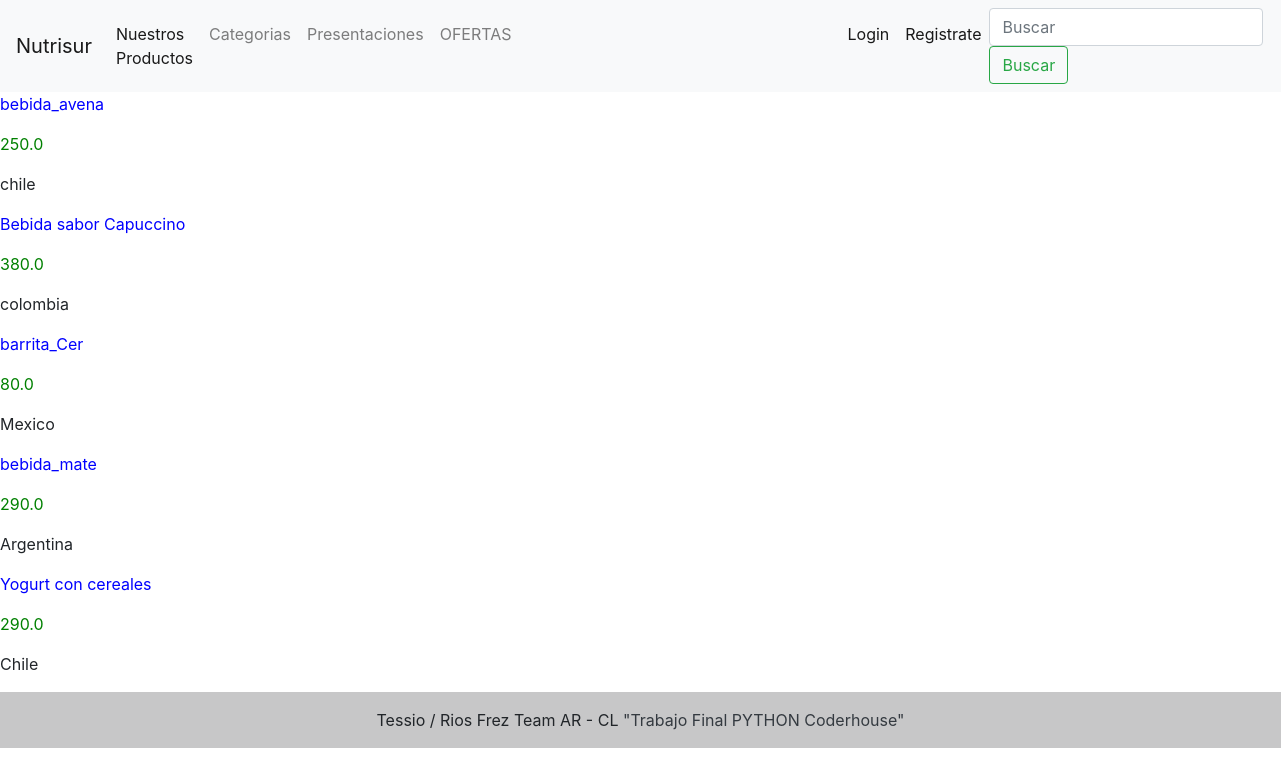
The app's page /Healthdrink/ with its own data.
### nutrisur/models.py (models this page shows)
class Healthdrink(models.Model):
    name = models.CharField(max_length=40)
    description = models.CharField(max_length=500,null=True,blank=True)
    price = models.FloatField()
    country = models.CharField(max_length=40)

### nutrisur/views.py (the view)
# urls.py: path('Healthdrink/', products, name ='Healthdrink'),
def products(request):
    consulta = Healthdrink.objects.all()
    context = {'Healthdrink': consulta}
    return render(request, "healthdrink.html", context=context)

### templates/healthdrink.html (shortened to what this page needs)
{% extends 'base.html' %}
{% block contenido_que_cambia %}
{% for i in Healthdrink %}
    <p><a style ="color:blue">{{i.description}} </a><p>
        <p><a style ="color:green">{{i.price}} </a><p>
            <p><a>{{i.country}} </a><p>
{% endfor %}
{% endblock %}

### templates/base.html (shortened to what this page needs)
<!DOCTYPE html>
<html lang="en">
<head>
    <link rel="stylesheet" href="https://cdn.jsdelivr.net/npm/bootstrap@4.6.2/dist/css/bootstrap.min.css"
>
</head>
<body>
    <nav class="navbar navbar-expand-lg navbar-light bg-light">
        <a class="navbar-brand" href="/">Nutrisur</a>
        <div class="collapse navbar-collapse" id="navbarSupportedContent">
            <ul class="navbar-nav mr-auto">
                <li class="nav-item active">
                    <a class="nav-link" href="/Healthdrink/"> Nuestros Productos</a>
                </li>
                <li class="nav-item">
                    <a class="nav-link" href="/Category/"> Categorias </a>
                </li>
                <li class="nav-item">
                    <a class="nav-link" href="/Container/"> Presentaciones </a>
                </li>
                <li class="nav-item">
                    <a class="nav-link" href="/sale/" style="margin-right: 20rem ;"> OFERTAS </a>
                </li>
                {% if request.user.is_authenticated %}
                <li class="nav-item active">
                    <a class="nav-link" href="/users/logout/">Logout</a>
                </li>
                {% else %}
                <li class="nav-item active">
                    <a class="nav-link" href="/users/login/">Login</a>
                </li>
                <li class="nav-item active">
                    <a class="nav-link" href="/users/register/">Registrate</a>
                </li>
                {% endif %}
            </ul>
            <form class="form-inline my-2 my-lg-0" action="/search_products/" method="GET">
                <input class="form-control mr-sm-2" type="search" placeholder="Buscar" aria-label="Search" name = 'search'>
                <button class="btn btn-outline-success my-2 my-sm-0" type="submit">Buscar</button>
            </form>
        </div>
    </nav>
    {% block contenido_que_cambia %}{% endblock %}
    <footer class="bg-light text-center text-lg-start">
        <div class="text-center p-3" style="background-color: rgba(0, 0, 0, 0.2);">
            Tessio / Rios Frez
            Team AR - CL
            <a class="text-dark" href="https://mdbootstrap.com/"> "Trabajo Final PYTHON Coderhouse"</a>
        </div>
    </footer>
</body>
</html>

### records on screen
Healthdrink: description "bebida_avena", price "250.0", country "chile"
Healthdrink: description "Bebida sabor Capuccino", price "380.0", country "colombia"
Healthdrink: description "barrita_Cer", price "80.0", country "Mexico"
Healthdrink: description "bebida_mate", price "290.0", country "Argentina"
Healthdrink: description "Yogurt con cereales", price "290.0", country "Chile"
